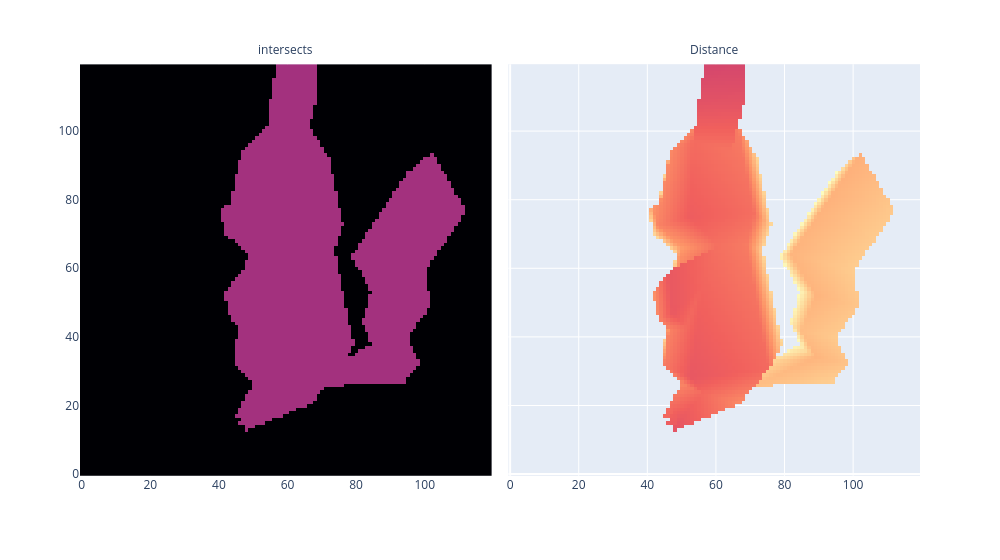

Notebook source saved alongside this figure:
### Code cell
num_pixels_y = 120
num_pixels_z = 120
y_limit = z_limit = 1

rays = make_rays_2d(num_pixels_y, num_pixels_z, y_limit, z_limit)
rays[:, 0] = t.tensor([-2, 0.0, 0.0])
dists = raytrace_mesh(rays, triangles)
intersects = t.isfinite(dists).view(num_pixels_y, num_pixels_z)
dists_square = dists.view(num_pixels_y, num_pixels_z)
img = t.stack([intersects, dists_square], dim=0)

fig = px.imshow(img, facet_col=0, origin="lower", color_continuous_scale="magma", width=1000)
fig.update_layout(coloraxis_showscale=False)
for i, text, in enumerate(["intersects", "Distance"]):
    fig.layout.annotations[i]["text"] = text
fig.show()

### Figure 1 — Plotly figure (JSON) as saved in the notebook; plotly's stock layout.template omitted (floating-point values rounded to 4 significant figures; data arrays with more than 128 entries replaced by an {"elided": "..."} marker saying what was removed)
{"data": [{"coloraxis": "coloraxis", "hovertemplate": "x: %{x}<br>y: %{y}<br>color: %{z}<extra></extra>", "name": "0", "type": "heatmap", "xaxis": "x", "yaxis": "y", "z": {"elided": "120x120 float values"}}, {"coloraxis": "coloraxis", "hovertemplate": "x: %{x}<br>y: %{y}<br>color: %{z}<extra></extra>", "name": "1", "type": "heatmap", "xaxis": "x2", "yaxis": "y2", "z": {"elided": "120x120 float values"}}], "layout": {"annotations": [{"font": {}, "showarrow": false, "text": "intersects", "x": 0.245, "xanchor": "center", "xref": "paper", "y": 1, "yanchor": "bottom", "yref": "paper"}, {"font": {}, "showarrow": false, "text": "Distance", "x": 0.755, "xanchor": "center", "xref": "paper", "y": 1, "yanchor": "bottom", "yref": "paper"}], "coloraxis": {"colorscale": [[0, "#000004"], [0.1111, "#180f3d"], [0.2222, "#440f76"], [0.3333, "#721f81"], [0.4444, "#9e2f7f"], [0.5556, "#cd4071"], [0.6667, "#f1605d"], [0.7778, "#fd9668"], [0.8889, "#feca8d"], [1, "#fcfdbf"]], "showscale": false}, "margin": {"t": 60}, "width": 1000, "xaxis": {"anchor": "y", "constrain": "domain", "domain": [0, 0.49], "scaleanchor": "y"}, "xaxis2": {"anchor": "y2", "domain": [0.51, 1], "matches": "x"}, "yaxis": {"anchor": "x", "autorange": true, "constrain": "domain", "domain": [0, 1]}, "yaxis2": {"anchor": "x2", "domain": [0, 1], "matches": "y", "showticklabels": false}}}
